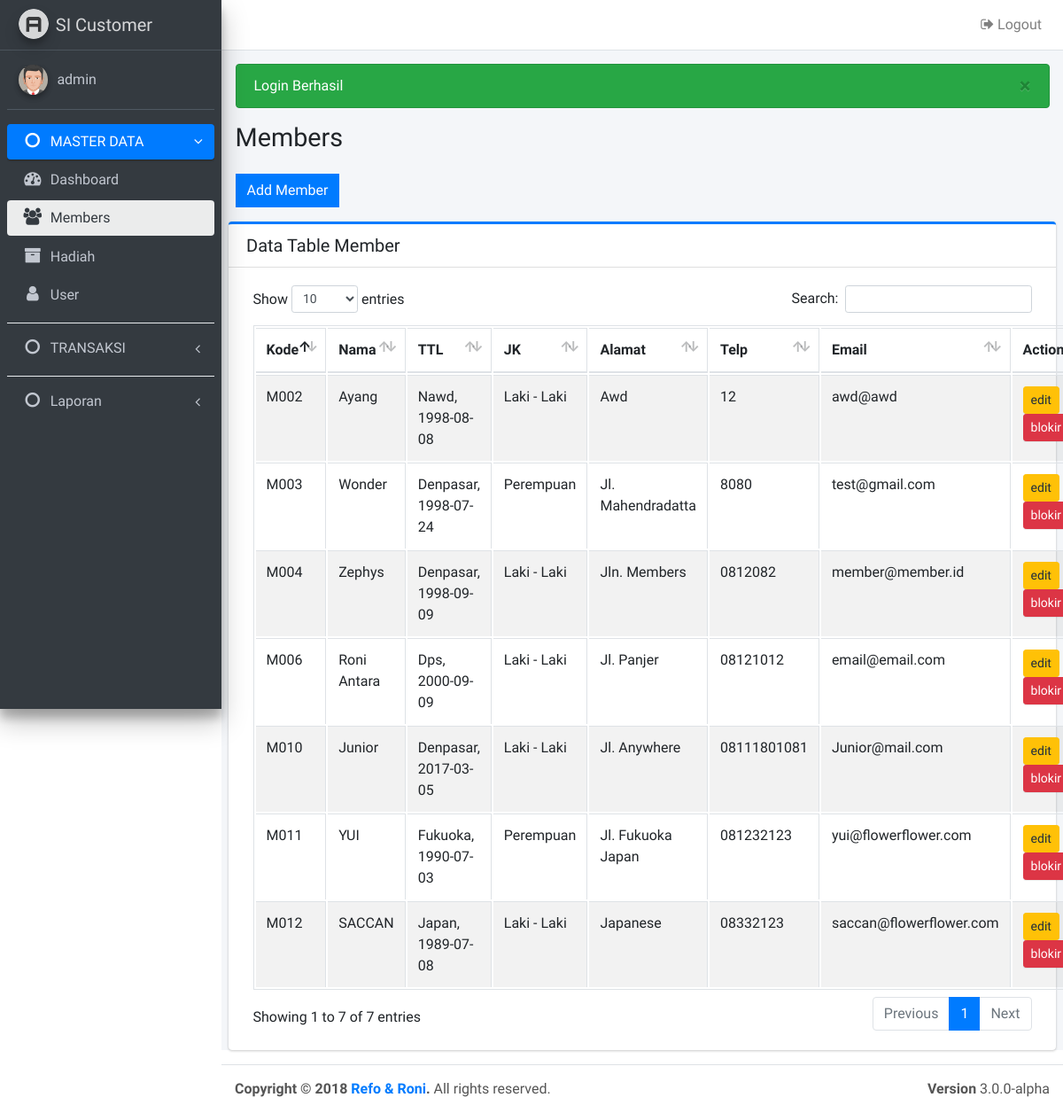
Page /members.php (signed in) on the earlier database version.
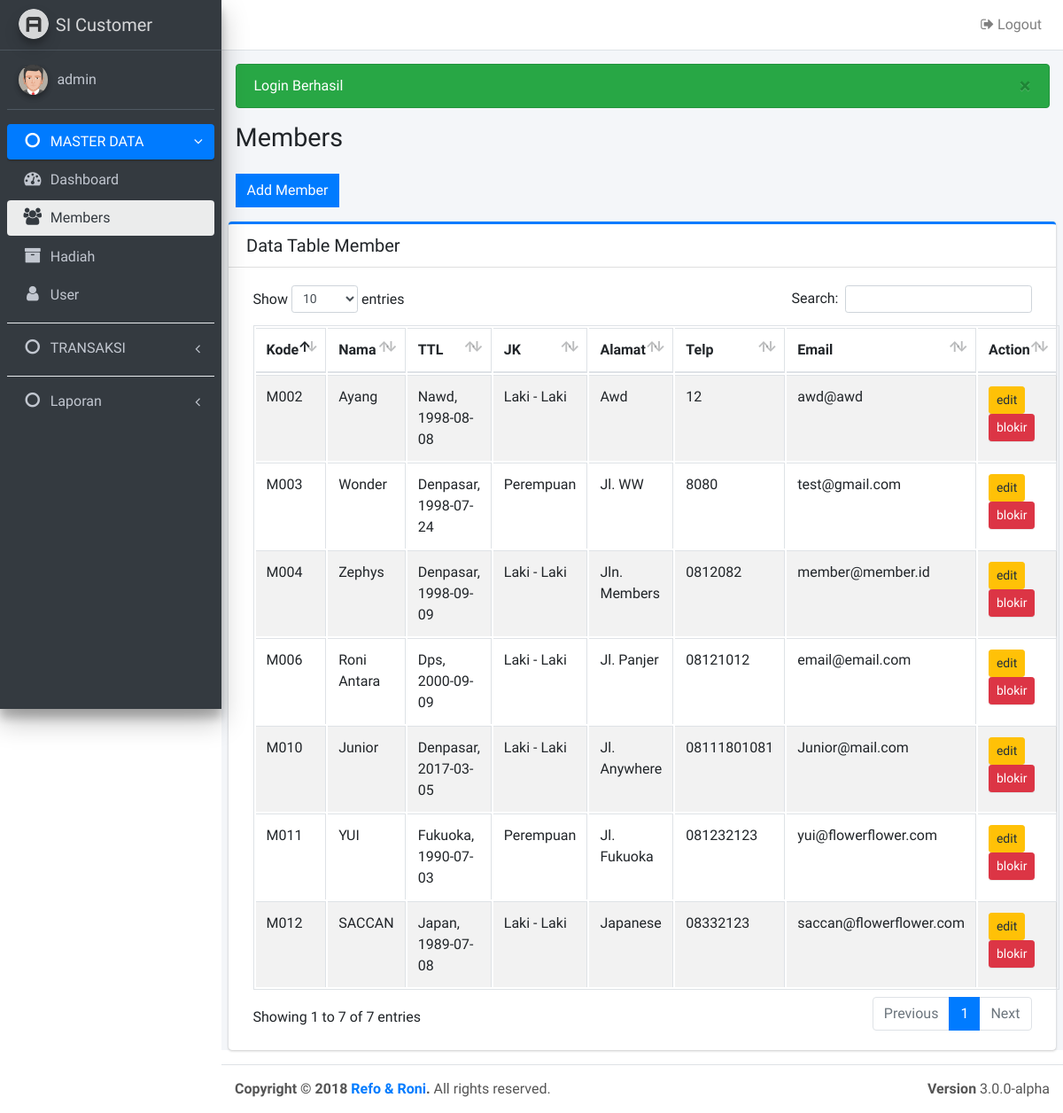
Same page on the later database version.
### tables this page shows
CREATE TABLE `member` (
  `kd_member` varchar(10) NOT NULL,
  `nama_lengkap` varchar(40) NOT NULL,
  `tempat_lhr` varchar(30) NOT NULL,
  `tgl_lhr` date NOT NULL,
  `jk` enum('l','p') NOT NULL,
  `alamat` varchar(100) NOT NULL,
  `no_telp` varchar(15) NOT NULL,
  `email` varchar(60) NOT NULL,
  `created` date NOT NULL,
  `stat` int(1) NOT NULL DEFAULT '1'
);

### members.php (the view, shortened to what this page needs)
<?php
include "config/koneksi.php";
require_once 'layout/header.php';
require_once 'layout/navbar.php';
require_once 'layout/sidebar.php';
?>
    <section class="content">
      	<div class="col-md-12">
	      	<a data-toggle="collapse" href="#collapseMember" class="btn btn-flat btn-primary"><?= (!isset($_GET['kd']) ? 'Add Member' : 'Edit Member') ?></a>
      	</div>
    </section>
    <section class="content">
    	 <div class="card card-primary card-outline">
            <div class="card-header">
              <h3 class="card-title">Data Table Member</h3>
            </div>
            <div class="card-body">
              <table id="example1" class="table table-bordered table-striped">
                <thead>
	                <tr>
	                  <th>Kode</th>
	                  <th>Nama </th>
	                  <th>TTL</th>
	                  <th>JK</th>
	                  <th>Alamat</th>
	                  <th>Telp</th>
	                  <th>Email</th>
	                  <th>Action</th>
	                </tr>
                </thead>
                <tbody>
                	<?php $sql = $db->query("SELECT * FROM member WHERE stat = 1");
                	foreach($sql as $row){ ?>
	                <tr>
	                  <td><?= $row['kd_member'] ?></td>
	                  <td><?= ucwords($row['nama_lengkap']) ?></td>
	                  <td><?= ucwords($row['tempat_lhr']).", ".$row['tgl_lhr'] ?></td>
	                  <td><?= ($row['jk']== 'l' ? 'Laki - Laki' : 'Perempuan') ?></td>
	                  <td><?= ucwords($row['alamat']) ?></td>
	                  <td><?= strtoupper($row['no_telp']) ?></td>
	                  <td><?= $row['email'] ?></td>
	                  <td>
	                  	<a href="members.php?kd=<?= $row['kd_member'] ?>" class="btn btn-warning btn-sm">
	                  		edit
	                  	</a>
					  	<a href="proses/delete.php?to=members&kd=<?= $row['kd_member'] ?>" class="btn btn-danger btn-sm" onclick="return confirm('Yakin akan memblokir member?')">
					  		blokir
					  	</a>
	                  </td>
	                </tr>
	            	<?php } ?>
              </table>
            </div>
          </div>
    </section>
<?php require_once('layout/footer.php') ?>

Differences in the rows shown:
changed member "Wonder": alamat "Jl. Mahendradatta" → "Jl. WW"
changed member "YUI": alamat "Jl. Fukuoka Japan" → "Jl. Fukuoka"
